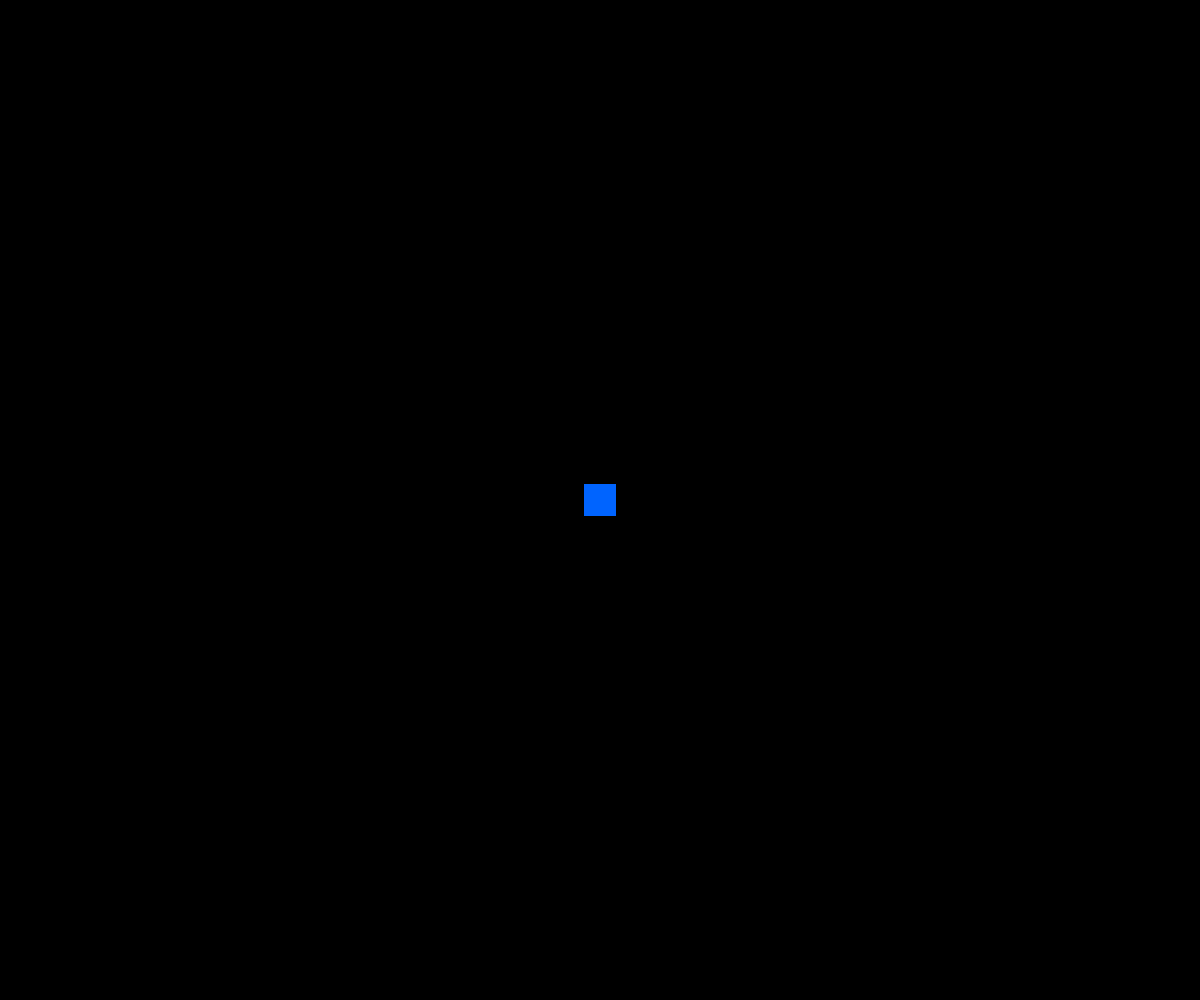
Frame 1 (no input)
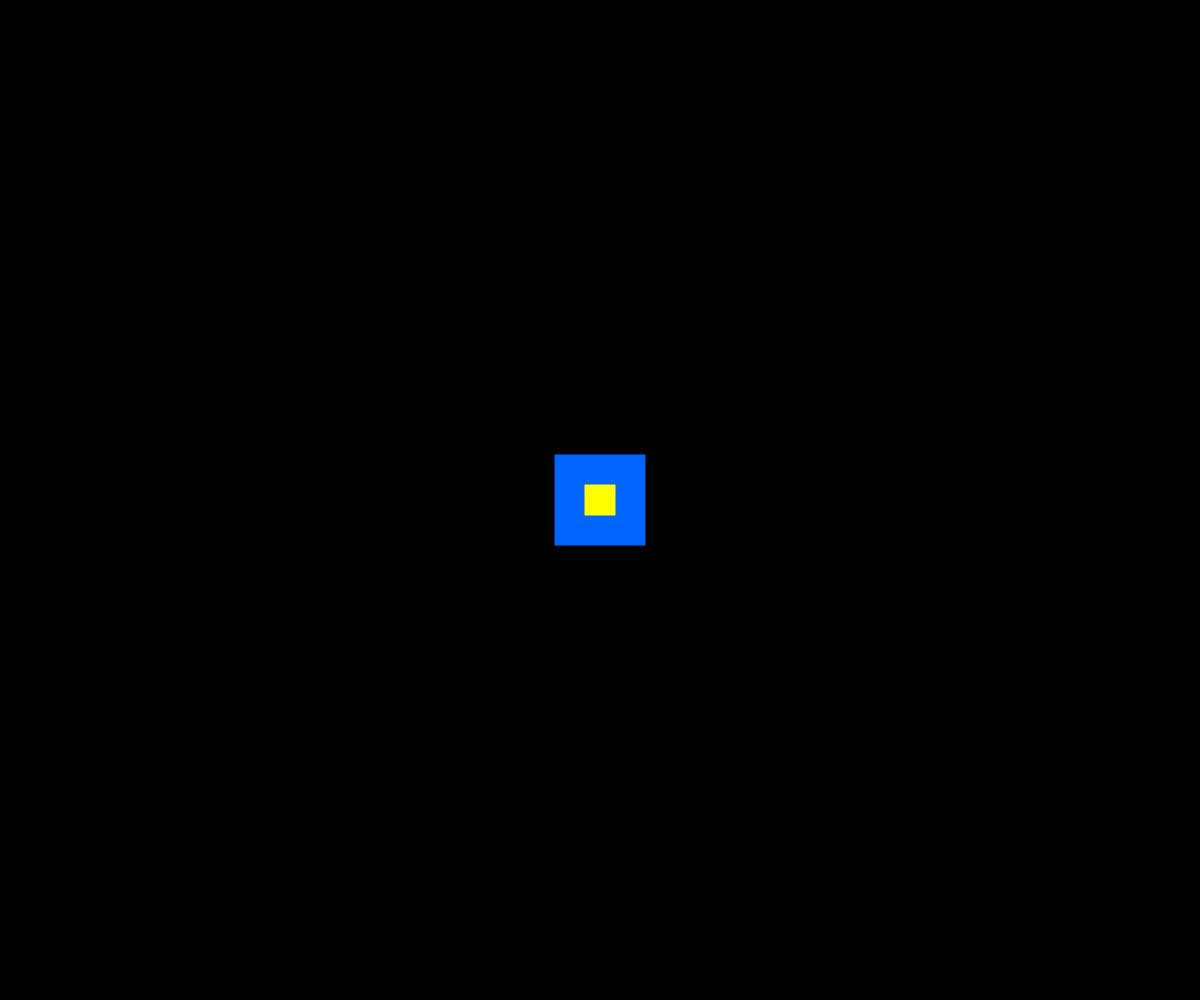
Frame 60 (no input)
Frame 120 (the mouse pressed at the canvas centre since frame 60): identical to frame 60, image omitted

The p5.js sketch that drew these frames (run headless with seeded random() and noise() and a simulated clock; from frame 60 on, the mouse is pressed at the canvas centre):

// p5.js sketch
// ── sketch.js
var s1;

function setup() {
    // put setup code here
    createCanvas(windowWidth, windowHeight);
    s1 = new Square();
}

function draw() {
    background(screenLeft);
    fill("#FFFF00");
    s1.grow();
  	s1.display();
}

function windowResized() {
    resizeCanvas(windowWidth, windowHeight);
}

function Square() {
    this.x = windowWidth/2;
    this.y = windowHeight/2;
    this.dimension = 1;

    this.grow = function() {
    this.dimension++;
    };

    this.display = function() {
        stroke(0, 100, 255);
        strokeWeight(30);
        rectMode(CENTER);
        rect(this.x, this.y, this.dimension, this.dimension);
    };
}

function mousePressed() {
    s1.dimension = 1;
	redraw();
}
